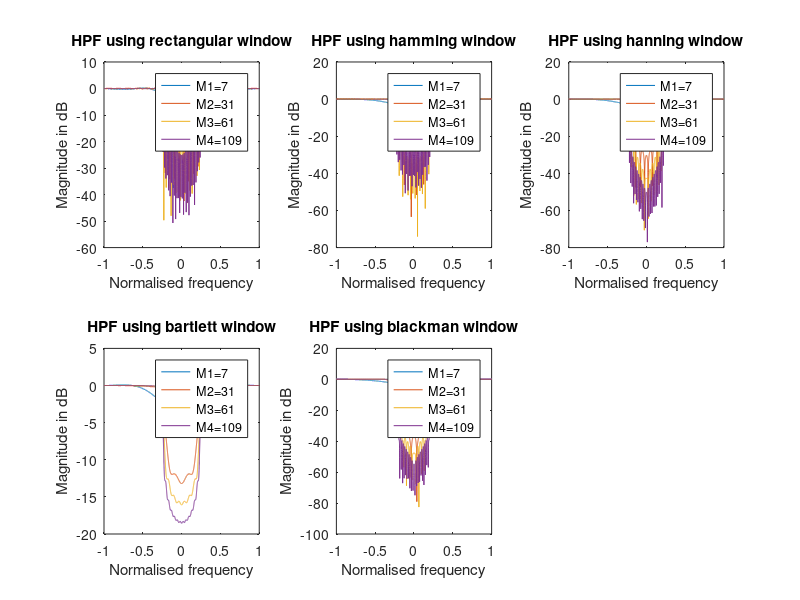

Recreate this plot in MATLAB.
clc;
clear all;
close all;
 
M1 = 7;
M2 = 31;
M3 = 61;
M4 = 109;
wc = pi/4;
fc = wc/2*pi;
wn = wc/pi;
 
%Rectangle Window
w1 = rectwin(M1);
bw1 = fir1(M1-1,wn,'high',w1);
[H1,W1] = freqz(bw1,1,[-pi:0.001:pi]);
 
w2 = rectwin(M2);
bw2 = fir1(M2 - 1,wn,'high',w2);
[H2,W2] = freqz(bw2,1,[-pi:0.001:pi]);
 
w3 = rectwin(M3);
bw3 = fir1(M3 - 1,wn,'high',w3);
[H3,W3] = freqz(bw3,1,[-pi:0.001:pi]);
 
w4 = rectwin(M4);
bw4 = fir1(M4 - 1,wn,'high',w4);
[H4,W4] = freqz(bw4,1,[-pi:0.001:pi]);
 
subplot(2,3,1);
plot(W1/pi,10*log10(abs(H1)), W2/pi,10*log10(abs(H2)), W3/pi,10*log10(abs(H3)), W4/pi,10*log10(abs(H4)));
legend('M1=7', 'M2=31', 'M3=61', 'M4=109');
title('HPF using rectangular window');
xlabel('Normalised frequency');
ylabel('Magnitude in dB');
 
%Hamming Window
w5 = hamming(M1);
bw5 = fir1(M1-1,wn,'high',w5);
[H5,W5] = freqz(bw5,1,[-pi:0.001:pi]);
 
w6 = hamming(M2);
bw6 = fir1(M2 - 1,wn,'high',w6);
[H6,W6] = freqz(bw6,1,[-pi:0.001:pi]);
 
w7 = hamming(M3);
bw7 = fir1(M3 - 1,wn,'high',w7);
[H7,W7] = freqz(bw7,1,[-pi:0.001:pi]);
 
w8 = rectwin(M4);
bw8 = fir1(M4 - 1,wn,'high',w8);
[H8,W8] = freqz(bw8,1,[-pi:0.001:pi]);
 
subplot(2,3,2);
plot(W5/pi,10*log10(abs(H5)), W6/pi,10*log10(abs(H6)), W7/pi,10*log10(abs(H7)), W8/pi,10*log10(abs(H8)));
legend('M1=7', 'M2=31', 'M3=61', 'M4=109');
title('HPF using hamming window');
xlabel('Normalised frequency');
ylabel('Magnitude in dB');
 
%Hanning window
w9 = hann(M1);
bw9 = fir1(M1-1,wn,'high',w9);
[H9,W9] = freqz(bw9,1,[-pi:0.001:pi]);
 
w10 = hann(M2);
bw10 = fir1(M2 - 1,wn,'high',w10);
[H10,W10] = freqz(bw10,1,[-pi:0.001:pi]);
 
w11 = hann(M3);
bw11 = fir1(M3 - 1,wn,'high',w11);
[H11,W11] = freqz(bw11,1,[-pi:0.001:pi]);
 
w12 = hann(M4);
bw12 = fir1(M4 - 1,wn,'high',w12);
[H12,W12] = freqz(bw12,1,[-pi:0.001:pi]);
 
subplot(2,3,3);
plot(W9/pi,10*log10(abs(H9)), W10/pi,10*log10(abs(H10)), W11/pi,10*log10(abs(H11)), W12/pi,10*log10(abs(H12)));
legend('M1=7', 'M2=31', 'M3=61', 'M4=109');
title('HPF using hanning window');
xlabel('Normalised frequency');
ylabel('Magnitude in dB');
 
%Bartlett Window
w13 = bartlett(M1);
bw13 = fir1(M1-1,wn,'high',w13);
[H13,W13] = freqz(bw13,1,[-pi:0.001:pi]);
 
w14 = bartlett(M2);
bw14 = fir1(M2 - 1,wn,'high',w14);
[H14,W14] = freqz(bw14,1,[-pi:0.001:pi]);
 
w15 = bartlett(M3);
bw15 = fir1(M3 - 1,wn,'high',w15);
[H15,W15] = freqz(bw15,1,[-pi:0.001:pi]);
 
w16 = bartlett(M4);
bw16 = fir1(M4 - 1,wn,'high',w16);
[H16,W16] = freqz(bw16,1,[-pi:0.001:pi]);
 
subplot(2,3,4);
plot(W13/pi,10*log10(abs(H13)), W14/pi,10*log10(abs(H14)), W15/pi,10*log10(abs(H15)), W16/pi,10*log10(abs(H16)));
legend('M1=7', 'M2=31', 'M3=61', 'M4=109');
title('HPF using bartlett window');
xlabel('Normalised frequency');
ylabel('Magnitude in dB');
 
%Blackman Window
w17 = blackman(M1);
bw17 = fir1(M1-1,wn,'high',w17);
[H17,W17] = freqz(bw17,1,[-pi:0.001:pi]);
 
w18 = blackman(M2);
bw18 = fir1(M2 - 1,wn,'high',w18);
[H18,W18] = freqz(bw18,1,[-pi:0.001:pi]);
 
w19 = blackman(M3);
bw19 = fir1(M3 - 1,wn,'high',w19);
[H19,W19] = freqz(bw19,1,[-pi:0.001:pi]);
 
w20 = blackman(M4);
bw20 = fir1(M4 - 1,wn,'high',w20);
[H20,W20] = freqz(bw20,1,[-pi:0.001:pi]);
 
subplot(2,3,5);
plot(W17/pi,10*log10(abs(H17)), W18/pi,10*log10(abs(H18)), W19/pi,10*log10(abs(H19)), W20/pi,10*log10(abs(H20)));
legend('M1=7', 'M2=31', 'M3=61', 'M4=109');
title('HPF using blackman window');
xlabel('Normalised frequency');
ylabel('Magnitude in dB');
